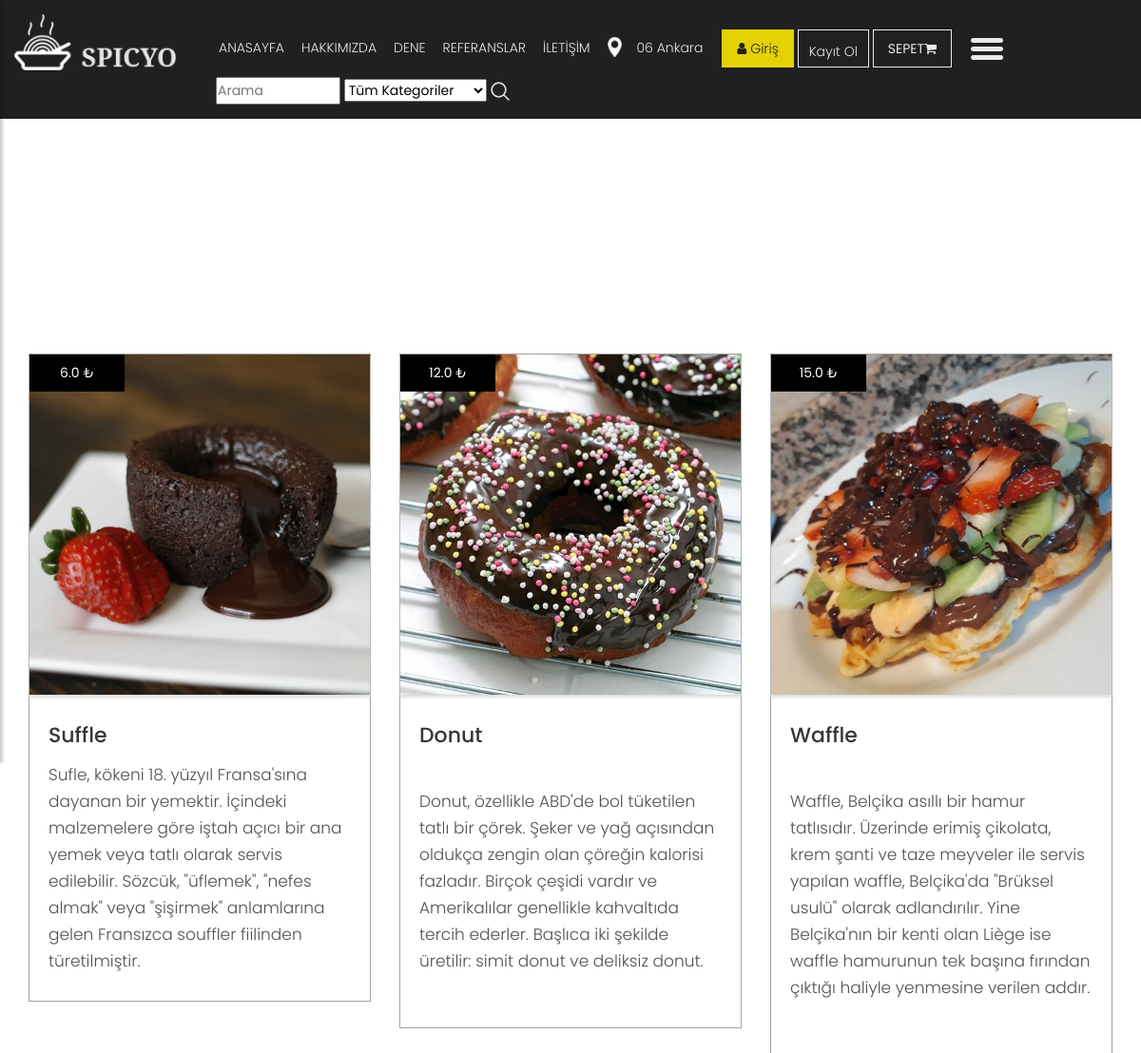
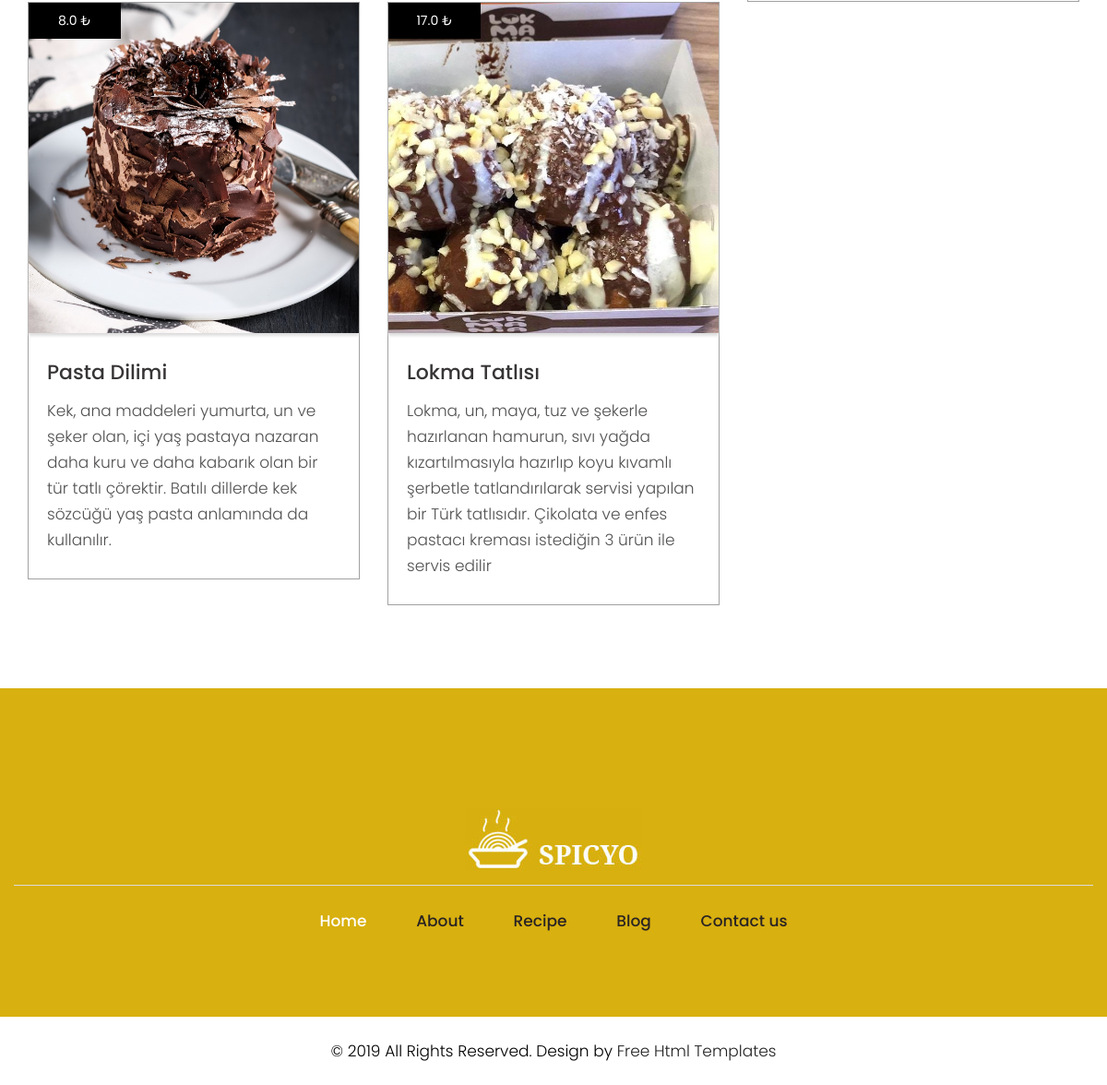
Screenshot of /catagory/23/cikolatali-tatlilar/ with the database file from the repository (2 pictures, top to bottom).
### product/models.py (models this page shows, shortened)
class Product(models.Model):
    STATUS = (
        ('True', 'Evet'),
        ('False', 'Hayır'),
    )
    catagory = models.ForeignKey(Catagory, on_delete=models.CASCADE)
    title = models.CharField(max_length=150)
    keywords = models.CharField(blank=True,max_length=255)
    description = models.CharField(blank=True,max_length=255)
    price = models.FloatField()
    amount = models.IntegerField()
    detail = RichTextUploadingField()
    slug = models.SlugField(null=False, unique=True)
    image = models.ImageField(blank=True, upload_to='images/')
    status = models.CharField(max_length=10, choices=STATUS)
    create_at = models.DateTimeField(auto_now_add=True)
    update_at = models.DateTimeField(auto_now_add=True)
    def image_tag(self):
        return mark_safe('<img src="{}" height="50"/>'.format(self.image.url))
    image_tag.short_description = 'Image'

### home/views.py (the view)
# urls.py: path('catagory/<int:id>/<slug:slug>/', views.catagory_products, name='catagory_products'),
def catagory_products(request,id,slug):
    catagory = Catagory.objects.all()
    catagorydata = Catagory.objects.get(pk=id)
    products = Product.objects.filter(catagory_id=id)
    context = {'products': products,
               'catagory': catagory,
               'catagorydata': catagorydata,
               }
    return render(request,'products.html', context)

### home/templates/products.html (shortened to what this page needs)
{%  extends "homebase.html" %}
{% block content %}
    <div id="breadcrumb">
        <div class="container">
            <ul class="breadcrumb">
                <li><a href="/">Anasayfa</a></li>
                <li class="active">{{ catagorydata.title }}</li>
            </ul>
        </div>
    </div>
    <div class="section">
        <div class="container">
            <div class="row">
                <br/><br/><br/><br/><br/>
                <div class="blog">
                        <div class="row">
                            {% for rs in products %}
                          <div class="col-xl-4 col-lg-4 col-md-4 col-sm-12 mar_bottom">
                            <div class="blog_box">
                              <div class="blog_img_box">
                                <figure><img src="{{ rs.image.url }}" alt="#"/>
                                 <span> {{ rs.price }} ₺ </span>
                                </figure>
                              </div>
                               <a href="/product/{{ rs.id }}/{{ rs.slug }}"><h3>{{ rs.title }}</h3></a>
                              <p> {{ rs.detail | safe }} </p>
                            </div>
                          </div>
                                {% endfor %}
                      </div>
                    </div>
            </div>
        </div>
    </div>
{% endblock %}

### home/static/css/style.css (style rules this page uses)
body { color: #666666; font-size: 14px; font-family: 'poppins', sans-serif; line-height: 1.80857; font-weight: normal; }
a { color: #1f1f1f; text-decoration: none !important; outline: none !important; -webkit-transition: all .3s ease-in-out; -moz-transition: all .3s ease-in-out; -ms-transition: all .3s ease-in-out; -o-transition: all .3s ease-in-out; transition: all .3s ease-in-out; }
h1, h2, h3, h4, h5, h6 { letter-spacing: 0; font-weight: normal; position: relative; padding: 0 0 10px 0; font-weight: normal; line-height: normal; color: #111111; margin: 0 }
h3 { font-size: 18px }
*, *::after, *::before { -webkit-box-sizing: border-box; -moz-box-sizing: border-box; box-sizing: border-box; }
ul, li, ol { margin: 0px; padding: 0px; list-style: none; }
p { margin: 0px; font-weight: 300; font-size: 15px; line-height: 24px; }
a { color: #222222; text-decoration: none; outline: none !important; }
a, .btn { text-decoration: none !important; outline: none !important; -webkit-transition: all .3s ease-in-out; -moz-transition: all .3s ease-in-out; -ms-transition: all .3s ease-in-out; -o-transition: all .3s ease-in-out; transition: all .3s ease-in-out; }
img { max-width: 100%; height: auto; }
.blog { padding-top: 180px; }
.blog .blog_box { border:#a1a1a1 solid 1px; background: #fff; }
.blog .blog_box .blog_img_box { background: #fff; box-shadow: #ddd 0px 3px 3px 0px; }
.blog .blog_box .blog_img_box figure { margin:0; position: relative; }
.blog_img_box figure img { width: 100%; }
.blog .blog_box .blog_img_box figure span { background: #000; top: 0; text-align: center; padding: 7px 10px; color: #fff; right: 0; left: 0; position: absolute; width: 100px; }
.blog .blog_box h3 { color: #373535; font-size: 22px; line-height: 25px; font-weight: 500; padding: 0px 20px; padding-top: 30px; padding-bottom: 15px; }
.blog .blog_box p { color: #525050; font-size: 17px; line-height: 28px; padding: 0px 20px; padding-bottom:28px; }
* { margin: 0; padding: 0; }

### rows the page displays
Product: image (picture), price "6.0", title "Suffle", detail "Sufle, kökeni 18. yüzyıl Fransa'sına dayanan bir yemektir. İçindeki malzemelere göre iştah açıcı bir ana yemek veya tatlı olarak servis edilebilir. Sözcük, \"üflemek\", \"nefes almak\" veya \"şişirmek\" anlamlarına gelen Fransızca souffler fiilinden türetilmiştir."
Product: image (picture), price "12.0", title "Donut", detail "Donut, özellikle ABD'de bol tüketilen tatlı bir çörek. Şeker ve yağ açısından oldukça zengin olan çöreğin kalorisi fazladır. Birçok çeşidi vardır ve Amerikalılar genellikle kahvaltıda tercih ederler. Başlıca iki şekilde üretilir: simit donut ve deliksiz donut."
Product: image (picture), price "15.0", title "Waffle", detail "Waffle, Belçika asıllı bir hamur tatlısıdır. Üzerinde erimiş çikolata, krem şanti ve taze meyveler ile servis yapılan waffle, Belçika'da \"Brüksel usulü\" olarak adlandırılır. Yine Belçika'nın bir kenti olan Liège ise waffle hamurunun tek başına fırından çıktığı haliyle yenmesine verilen addır."
Product: image (picture), price "8.0", title "Pasta Dilimi", detail "Kek, ana maddeleri yumurta, un ve şeker olan, içi yaş pastaya nazaran daha kuru ve daha kabarık olan bir tür tatlı çörektir. Batılı dillerde kek sözcüğü yaş pasta anlamında da kullanılır."
Product: image (picture), price "17.0", title "Lokma Tatlısı", detail "Lokma, un, maya, tuz ve şekerle hazırlanan hamurun, sıvı yağda kızartılmasıyla hazırlıp koyu kıvamlı şerbetle tatlandırılarak servisi yapılan bir Türk tatlısıdır. Çikolata ve enfes pastacı kreması istediğin 3 ürün ile servis edilir"
